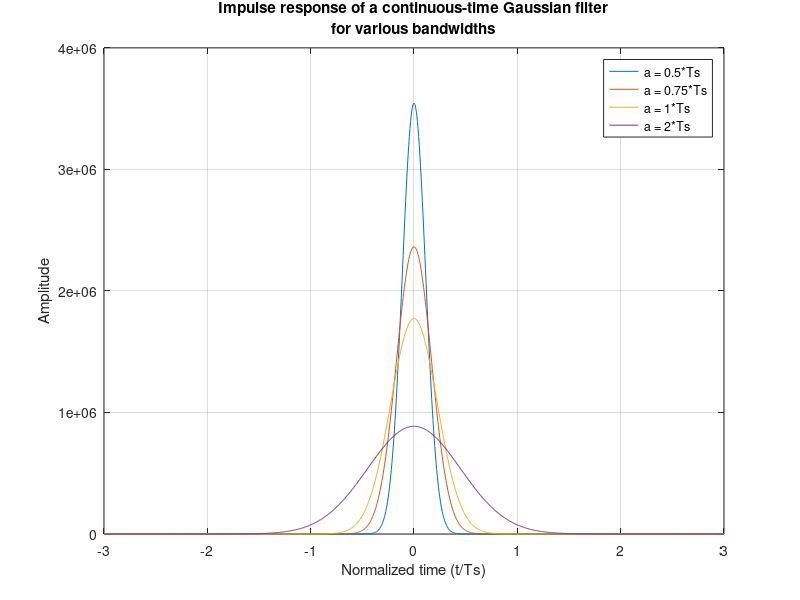

Source code (MATLAB): (Note: this script raises an error after producing the figure.)
% http://www.mathworks.com/help/signal/examples/fir-gaussian-pulse-shaping-filter-design.html

% example 1:

Ts   = 1e-6; % Symbol time (sec)
span = 6;    % Filter span in symbols

a = Ts*[.5, .75, 1, 2];
B = sqrt(log(2)/2)./(a);

t = linspace(-span*Ts/2,span*Ts/2,1000)';
hg = zeros(length(t),length(a));
for k = 1:length(a),
  hg(:,k) = sqrt(pi)/a(k)*exp(-(pi*t/a(k)).^2);
end

plot(t/Ts,hg)
title({'Impulse response of a continuous-time Gaussian filter';...
  'for various bandwidths'});
xlabel('Normalized time (t/Ts)')
ylabel('Amplitude')
legend(sprintf('a = %g*Ts',a(1)/Ts),sprintf('a = %g*Ts',a(2)/Ts),...
  sprintf('a = %g*Ts',a(3)/Ts),sprintf('a = %g*Ts',a(4)/Ts))
grid on;


% example 2:

ovsf = 16; % Oversampling factor (samples/symbol)
h = zeros(97,4);
iz = zeros(97,4);
for k = 1:length(a)
  BT = B(k)*Ts;
  h(:,k) = gaussdesign(BT,span,ovsf);
  [iz(:,k),t] = impz(h(:,k));
end
figure('Color','white')
t = (t-t(end)/2)/Ts;
stem(t,iz)
title({'Impulse response of the Gaussian FIR filter for ';...
  'various bandwidths, OVSF=16'});
xlabel('Normalized time (t/Ts)')
ylabel('Amplitude')
legend(sprintf('a = %g*Ts',a(1)/Ts),sprintf('a = %g*Ts',a(2)/Ts),...
  sprintf('a = %g*Ts',a(3)/Ts),sprintf('a = %g*Ts',a(4)/Ts))
grid on;